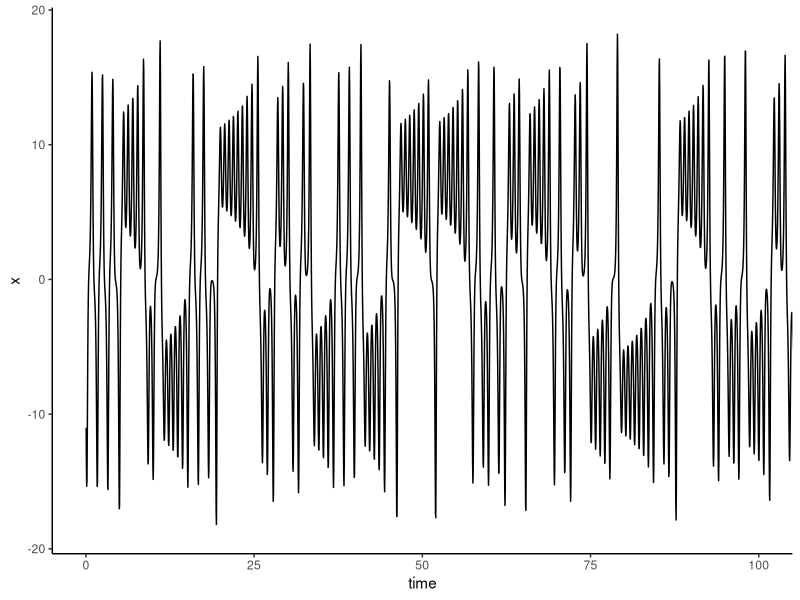
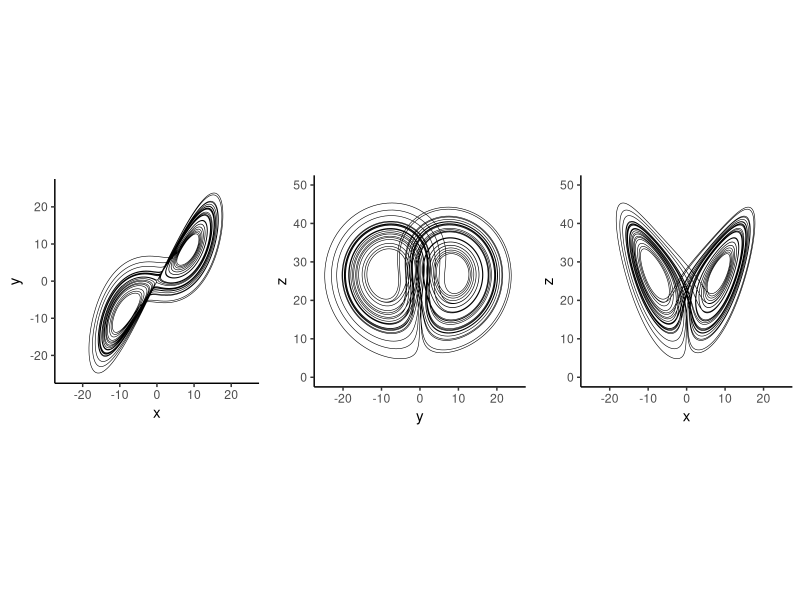

R code for these plots, in order:
library(deSolve)
library(tidyverse)
library(cowplot)
library(gganimate)


# generate data -----------------------------------------------------------


parameters <- c(sigma = 10,
                rho = 28,
                beta = 8 / 3)
initial_state <-
  c(x = -8.60632853,
    y = -14.85273055,
    z = 15.53352487)

lorenz <- function(t, state, parameters) {
  with(as.list(c(state, parameters)), {
    dx <- sigma * (y - x)
    dy <- x * (rho - z) - y
    dz <- x * y - beta * z
    
    list(c(dx, dy, dz))
  })
}

times <- seq(0, 500, length.out = 125000)

lorenz_ts <-
  ode(
    y = initial_state,
    times = times,
    func = lorenz,
    parms = parameters,
    method = "lsoda"
  ) %>% as_tibble()


lorenz_ts[1:10,]

# original variance
vars <- lorenz_ts %>%
  summarise_all(var)


# plot --------------------------------------------------------------------

# every 10th x
obs <- lorenz_ts %>%
  select(time, x) %>%
  filter(row_number() %% 10 == 0)

ggplot(obs, aes(time, x)) +
  geom_line() +
  coord_cartesian(xlim = c(0, 100)) +
  theme_classic()

# attractors, projected to 2d
y_z <- ggplot(lorenz_ts %>%
                select(y, z) %>%
                slice(1:10000),
              aes(y, z)) +
  geom_path(size = 0.2) +
  coord_cartesian(xlim = c(-25, 25), ylim = c(0, 50)) +
  theme_classic() +
  theme(aspect.ratio = 1)

x_z <- ggplot(lorenz_ts %>%
                select(x, z) %>%
                slice(1:10000),
              aes(x, z)) +
  geom_path(size = 0.2) +
  coord_cartesian(xlim = c(-25, 25), ylim = c(0, 50)) +
  theme_classic() +
  theme(aspect.ratio = 1)

x_y <- ggplot(lorenz_ts %>%
                select(x, y) %>%
                slice(1:10000),
              aes(x, y)) +
  geom_path(size = 0.2) +
  coord_cartesian(xlim = c(-25, 25), ylim = c(-25, 25)) +
  theme_classic() +
  theme(aspect.ratio = 1)

plot_grid(x_y, y_z, x_z, ncol = 3)



# animate -----------------------------------------------------------------


x_z_anim <- ggplot(lorenz_ts %>%
                     select(time, x, z) %>%
                     slice(1:10000),
                   aes(x, z)) +
  geom_path(
    data = lorenz_ts %>%
      select(x, z) %>%
      slice(1:10000),
    aes(x, z),
    size = 0.4,
    color = "darkgrey"
  ) +
  geom_point(size = 2, color = "violet") +
  theme_void()  +
  coord_equal() +
  transition_time(time = time)

# animate(x_z_anim, nframes = 10000, fps = 50, renderer = gifski_renderer())
# anim_save("x_z.gif")
